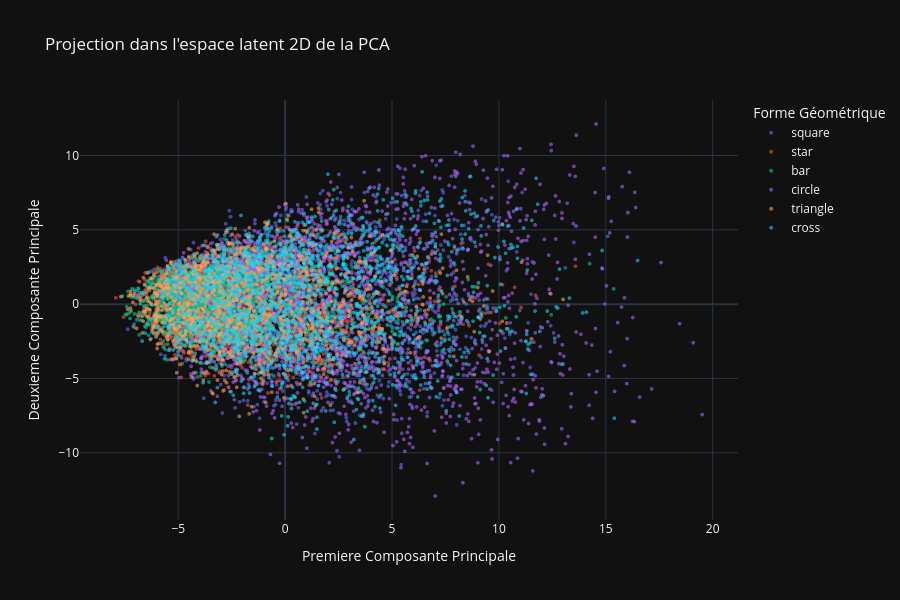

Notebook code cell kept with this figure:
### Markdown cell above
## 7. Visualisation : projection 2D de l'espace latent

### Code cell
pca_2d = PCA(n_components=2)
pca_2d.fit(X)

# Mélange l'ordre des points pour éviter l'effet de couches de tracé
perm = np.random.default_rng(42).permutation(X.shape[0])
X_plot = X[perm]
shape_labels_plot = shape_labels[perm]
latent_2d = pca_2d.encode(X_plot)

# Noms des 6 classes géométriques
class_names = ["bar", "circle", "cross", "square", "star", "triangle"]
shape_names = [class_names[lbl] for lbl in shape_labels_plot]

fig = px.scatter(
    x=latent_2d.array[:, 0],
    y=latent_2d.array[:, 1],
    color=shape_names,
    color_discrete_sequence=px.colors.qualitative.Plotly,
    labels=dict(x="Premiere Composante Principale", y="Deuxieme Composante Principale", color="Forme Géométrique"),
    title="Projection dans l'espace latent 2D de la PCA",
    opacity=0.6,
    render_mode="webgl"
)

fig.update_traces(marker=dict(size=4, line=dict(width=0)))
fig.update_layout(
    width=900, height=600,
    template="plotly_dark"
)
fig.show()

### Figure 1 — Plotly figure (JSON) as saved in the notebook; plotly's stock layout.template omitted (floating-point values rounded to 4 significant figures; data arrays with more than 128 entries replaced by an {"elided": "..."} marker saying what was removed)
{"data": [{"hovertemplate": "Forme Géométrique=square<br>Premiere Composante Principale=%{x}<br>Deuxieme Composante Principale=%{y}<extra></extra>", "legendgroup": "square", "marker": {"color": "#636EFA", "line": {"width": 0}, "opacity": 0.6, "size": 4, "symbol": "circle"}, "mode": "markers", "name": "square", "showlegend": true, "type": "scattergl", "x": {"elided": "1636 float values"}, "xaxis": "x", "y": {"elided": "1636 float values"}, "yaxis": "y"}, {"hovertemplate": "Forme Géométrique=star<br>Premiere Composante Principale=%{x}<br>Deuxieme Composante Principale=%{y}<extra></extra>", "legendgroup": "star", "marker": {"color": "#EF553B", "line": {"width": 0}, "opacity": 0.6, "size": 4, "symbol": "circle"}, "mode": "markers", "name": "star", "showlegend": true, "type": "scattergl", "x": {"elided": "1684 float values"}, "xaxis": "x", "y": {"elided": "1684 float values"}, "yaxis": "y"}, {"hovertemplate": "Forme Géométrique=bar<br>Premiere Composante Principale=%{x}<br>Deuxieme Composante Principale=%{y}<extra></extra>", "legendgroup": "bar", "marker": {"color": "#00CC96", "line": {"width": 0}, "opacity": 0.6, "size": 4, "symbol": "circle"}, "mode": "markers", "name": "bar", "showlegend": true, "type": "scattergl", "x": {"elided": "1682 float values"}, "xaxis": "x", "y": {"elided": "1682 float values"}, "yaxis": "y"}, {"hovertemplate": "Forme Géométrique=circle<br>Premiere Composante Principale=%{x}<br>Deuxieme Composante Principale=%{y}<extra></extra>", "legendgroup": "circle", "marker": {"color": "#AB63FA", "line": {"width": 0}, "opacity": 0.6, "size": 4, "symbol": "circle"}, "mode": "markers", "name": "circle", "showlegend": true, "type": "scattergl", "x": {"elided": "1633 float values"}, "xaxis": "x", "y": {"elided": "1633 float values"}, "yaxis": "y"}, {"hovertemplate": "Forme Géométrique=triangle<br>Premiere Composante Principale=%{x}<br>Deuxieme Composante Principale=%{y}<extra></extra>", "legendgroup": "triangle", "marker": {"color": "#FFA15A", "line": {"width": 0}, "opacity": 0.6, "size": 4, "symbol": "circle"}, "mode": "markers", "name": "triangle", "showlegend": true, "type": "scattergl", "x": {"elided": "1626 float values"}, "xaxis": "x", "y": {"elided": "1626 float values"}, "yaxis": "y"}, {"hovertemplate": "Forme Géométrique=cross<br>Premiere Composante Principale=%{x}<br>Deuxieme Composante Principale=%{y}<extra></extra>", "legendgroup": "cross", "marker": {"color": "#19D3F3", "line": {"width": 0}, "opacity": 0.6, "size": 4, "symbol": "circle"}, "mode": "markers", "name": "cross", "showlegend": true, "type": "scattergl", "x": {"elided": "1739 float values"}, "xaxis": "x", "y": {"elided": "1739 float values"}, "yaxis": "y"}], "layout": {"height": 600, "legend": {"title": {"text": "Forme Géométrique"}, "tracegroupgap": 0}, "title": {"text": "Projection dans l'espace latent 2D de la PCA"}, "width": 900, "xaxis": {"anchor": "y", "domain": [0, 1], "title": {"text": "Premiere Composante Principale"}}, "yaxis": {"anchor": "x", "domain": [0, 1], "title": {"text": "Deuxieme Composante Principale"}}}}
